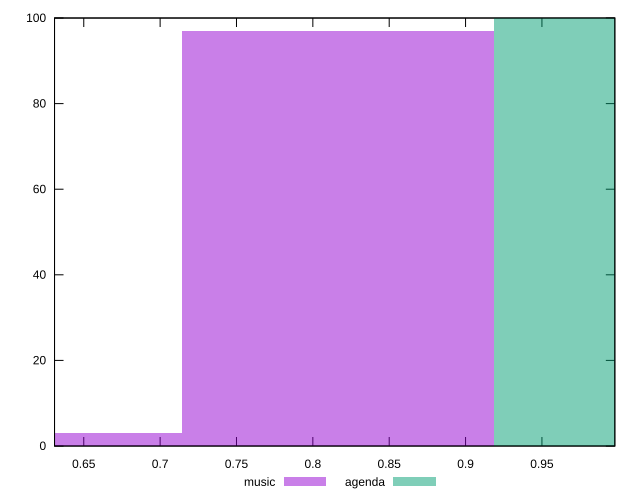

This figure's gnuplot source:
reset

$music <<EOF
0.6123643015985324 3
0.8164857354647098 97
EOF

$agenda <<EOF
1.0206071693308874 100
EOF

set key outside below
set boxwidth 0.20412143386617745
set xrange [0.6308625101584976:0.9977298577434869]
set yrange [0:100]
set trange [0:100]
set style fill transparent solid 0.5 noborder
set terminal svg size 640, 500 enhanced background rgb 'white'
set output "reports/report_00031_2021-02-24T23-18-18.084Z/meta/pScore/comparison/histogram/0_vs_1.svg"

plot $music title "music" with boxes, \
     $agenda title "agenda" with boxes

reset
